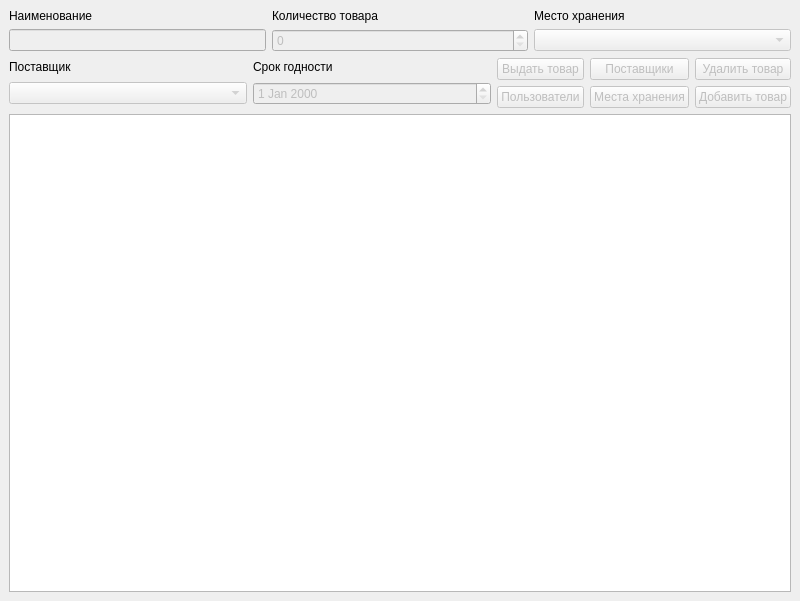
<?xml version="1.0" encoding="UTF-8"?>
<ui version="4.0">
 <class>MainWindow</class>
 <widget class="QMainWindow" name="MainWindow">
  <property name="enabled">
   <bool>true</bool>
  </property>
  <property name="geometry">
   <rect>
    <x>0</x>
    <y>0</y>
    <width>800</width>
    <height>601</height>
   </rect>
  </property>
  <property name="sizePolicy">
   <sizepolicy hsizetype="Fixed" vsizetype="Fixed">
    <horstretch>0</horstretch>
    <verstretch>0</verstretch>
   </sizepolicy>
  </property>
  <property name="windowTitle">
   <string>Инвентарь</string>
  </property>
  <widget class="QWidget" name="centralwidget">
   <property name="enabled">
    <bool>true</bool>
   </property>
   <layout class="QVBoxLayout" name="verticalLayout_2">
    <item>
     <layout class="QHBoxLayout" name="horizontalLayout">
      <item>
       <layout class="QVBoxLayout" name="verticalLayout_4">
        <item>
         <widget class="QLabel" name="label_2">
          <property name="sizePolicy">
           <sizepolicy hsizetype="Fixed" vsizetype="Fixed">
            <horstretch>0</horstretch>
            <verstretch>0</verstretch>
           </sizepolicy>
          </property>
          <property name="text">
           <string>Наименование</string>
          </property>
         </widget>
        </item>
        <item>
         <widget class="QLineEdit" name="NameLineEdit">
          <property name="enabled">
           <bool>false</bool>
          </property>
          <property name="sizePolicy">
           <sizepolicy hsizetype="Preferred" vsizetype="Fixed">
            <horstretch>0</horstretch>
            <verstretch>0</verstretch>
           </sizepolicy>
          </property>
         </widget>
        </item>
        <item>
         <spacer name="verticalSpacer_3">
          <property name="orientation">
           <enum>Qt::Vertical</enum>
          </property>
          <property name="sizeType">
           <enum>QSizePolicy::Preferred</enum>
          </property>
          <property name="sizeHint" stdset="0">
           <size>
            <width>20</width>
            <height>0</height>
           </size>
          </property>
         </spacer>
        </item>
       </layout>
      </item>
      <item>
       <layout class="QVBoxLayout" name="verticalLayout_6">
        <item>
         <widget class="QLabel" name="label">
          <property name="sizePolicy">
           <sizepolicy hsizetype="Fixed" vsizetype="Fixed">
            <horstretch>0</horstretch>
            <verstretch>0</verstretch>
           </sizepolicy>
          </property>
          <property name="text">
           <string>Количество товара</string>
          </property>
         </widget>
        </item>
        <item>
         <widget class="QSpinBox" name="CountSpinBox">
          <property name="enabled">
           <bool>false</bool>
          </property>
          <property name="maximum">
           <number>2147483647</number>
          </property>
         </widget>
        </item>
        <item>
         <spacer name="verticalSpacer_4">
          <property name="orientation">
           <enum>Qt::Vertical</enum>
          </property>
          <property name="sizeType">
           <enum>QSizePolicy::Preferred</enum>
          </property>
          <property name="sizeHint" stdset="0">
           <size>
            <width>20</width>
            <height>0</height>
           </size>
          </property>
         </spacer>
        </item>
       </layout>
      </item>
      <item>
       <layout class="QVBoxLayout" name="verticalLayout_5">
        <item>
         <widget class="QLabel" name="label_3">
          <property name="sizePolicy">
           <sizepolicy hsizetype="Fixed" vsizetype="Fixed">
            <horstretch>0</horstretch>
            <verstretch>0</verstretch>
           </sizepolicy>
          </property>
          <property name="text">
           <string>Место хранения</string>
          </property>
         </widget>
        </item>
        <item>
         <widget class="QComboBox" name="StorageComboBox">
          <property name="enabled">
           <bool>false</bool>
          </property>
         </widget>
        </item>
        <item>
         <spacer name="verticalSpacer_5">
          <property name="orientation">
           <enum>Qt::Vertical</enum>
          </property>
          <property name="sizeType">
           <enum>QSizePolicy::Preferred</enum>
          </property>
          <property name="sizeHint" stdset="0">
           <size>
            <width>20</width>
            <height>0</height>
           </size>
          </property>
         </spacer>
        </item>
       </layout>
      </item>
     </layout>
    </item>
    <item>
     <layout class="QHBoxLayout" name="horizontalLayout_3">
      <item>
       <layout class="QVBoxLayout" name="verticalLayout_8">
        <item>
         <widget class="QLabel" name="label_5">
          <property name="sizePolicy">
           <sizepolicy hsizetype="Fixed" vsizetype="Fixed">
            <horstretch>0</horstretch>
            <verstretch>0</verstretch>
           </sizepolicy>
          </property>
          <property name="autoFillBackground">
           <bool>false</bool>
          </property>
          <property name="text">
           <string>Поставщик</string>
          </property>
         </widget>
        </item>
        <item>
         <widget class="QComboBox" name="ProviderComboBox">
          <property name="enabled">
           <bool>false</bool>
          </property>
         </widget>
        </item>
        <item>
         <spacer name="verticalSpacer">
          <property name="orientation">
           <enum>Qt::Vertical</enum>
          </property>
          <property name="sizeType">
           <enum>QSizePolicy::Preferred</enum>
          </property>
          <property name="sizeHint" stdset="0">
           <size>
            <width>20</width>
            <height>0</height>
           </size>
          </property>
         </spacer>
        </item>
       </layout>
      </item>
      <item>
       <layout class="QVBoxLayout" name="verticalLayout_9">
        <item>
         <widget class="QLabel" name="label_4">
          <property name="sizePolicy">
           <sizepolicy hsizetype="Fixed" vsizetype="Fixed">
            <horstretch>0</horstretch>
            <verstretch>0</verstretch>
           </sizepolicy>
          </property>
          <property name="text">
           <string>Срок годности</string>
          </property>
         </widget>
        </item>
        <item>
         <widget class="QDateEdit" name="ExpirationDateEdit">
          <property name="enabled">
           <bool>false</bool>
          </property>
          <property name="sizePolicy">
           <sizepolicy hsizetype="Preferred" vsizetype="Fixed">
            <horstretch>0</horstretch>
            <verstretch>0</verstretch>
           </sizepolicy>
          </property>
         </widget>
        </item>
        <item>
         <spacer name="verticalSpacer_2">
          <property name="orientation">
           <enum>Qt::Vertical</enum>
          </property>
          <property name="sizeType">
           <enum>QSizePolicy::Preferred</enum>
          </property>
          <property name="sizeHint" stdset="0">
           <size>
            <width>20</width>
            <height>0</height>
           </size>
          </property>
         </spacer>
        </item>
       </layout>
      </item>
      <item>
       <layout class="QGridLayout" name="gridLayout_2">
        <item row="0" column="2">
         <widget class="QPushButton" name="RemovePushButton">
          <property name="enabled">
           <bool>false</bool>
          </property>
          <property name="text">
           <string>Удалить товар</string>
          </property>
         </widget>
        </item>
        <item row="0" column="1">
         <widget class="QPushButton" name="ProvidersPushButton">
          <property name="enabled">
           <bool>false</bool>
          </property>
          <property name="text">
           <string>Поставщики</string>
          </property>
         </widget>
        </item>
        <item row="2" column="2">
         <widget class="QPushButton" name="AddPushButton">
          <property name="enabled">
           <bool>false</bool>
          </property>
          <property name="text">
           <string>Добавить товар</string>
          </property>
         </widget>
        </item>
        <item row="2" column="0">
         <widget class="QPushButton" name="UsersPushButton">
          <property name="enabled">
           <bool>false</bool>
          </property>
          <property name="text">
           <string>Пользователи</string>
          </property>
         </widget>
        </item>
        <item row="2" column="1">
         <widget class="QPushButton" name="StoragesPushButton">
          <property name="enabled">
           <bool>false</bool>
          </property>
          <property name="text">
           <string>Места хранения</string>
          </property>
         </widget>
        </item>
        <item row="0" column="0">
         <widget class="QPushButton" name="GivePushButton">
          <property name="enabled">
           <bool>false</bool>
          </property>
          <property name="text">
           <string>Выдать товар</string>
          </property>
         </widget>
        </item>
       </layout>
      </item>
     </layout>
    </item>
    <item>
     <layout class="QVBoxLayout" name="verticalLayout">
      <property name="sizeConstraint">
       <enum>QLayout::SetMaximumSize</enum>
      </property>
      <item>
       <widget class="QTableWidget" name="ItemsTableWidget">
        <property name="editTriggers">
         <set>QAbstractItemView::NoEditTriggers</set>
        </property>
       </widget>
      </item>
     </layout>
    </item>
   </layout>
  </widget>
  <widget class="QMenuBar" name="menubar">
   <property name="geometry">
    <rect>
     <x>0</x>
     <y>0</y>
     <width>800</width>
     <height>20</height>
    </rect>
   </property>
  </widget>
 </widget>
 <resources/>
 <connections/>
</ui>
